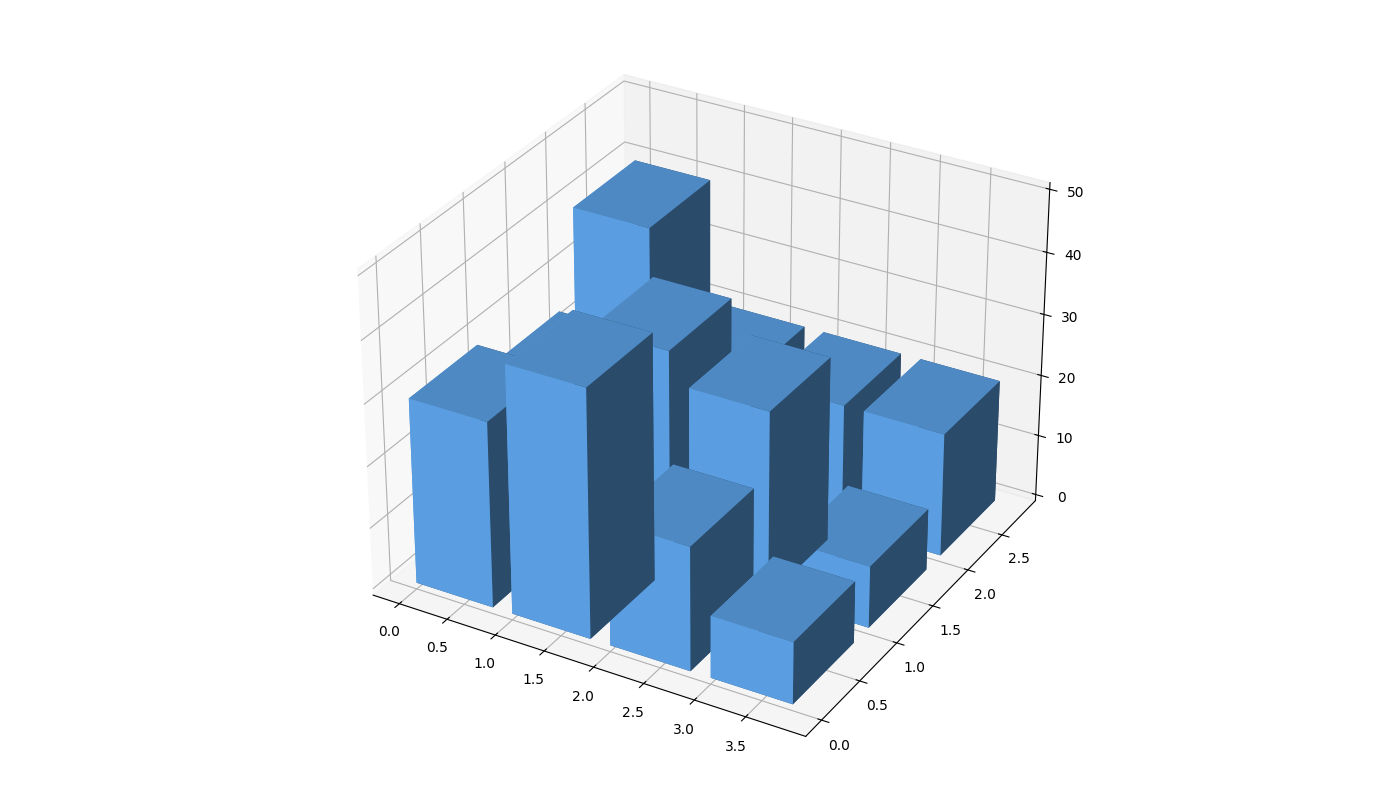

The script that drew this image:
import matplotlib.pyplot as plt
import numpy as np

# Data setup
percentage_data = np.array([
    [30, 40, 20, 10],  # Ancient Archives
    [25, 35, 30, 10],  # Renaissance Repository
    [40, 20, 20, 20],  # Modern Manuscript Collection
])

# Create figure and 3D axes
fig = plt.figure(figsize=(14, 8))
ax = fig.add_subplot(111, projection='3d')

# Define bar positions
xpos, ypos = np.meshgrid(np.arange(4), np.arange(3))
xpos = xpos.flatten()
ypos = ypos.flatten()
zpos = np.zeros_like(xpos)

# Define bar sizes
dx = dy = 0.8
dz = percentage_data.flatten()

single_color = '#66B3FF'

# Plot bars
for i in range(len(xpos)):
    ax.bar3d(xpos[i], ypos[i], zpos[i], dx, dy, dz[i], 
             color=single_color, zsort='average')

# Customize the axes
ax.set_zlim(0, 50)

# Adjust layout
plt.tight_layout()

# Display the plot
plt.show()
